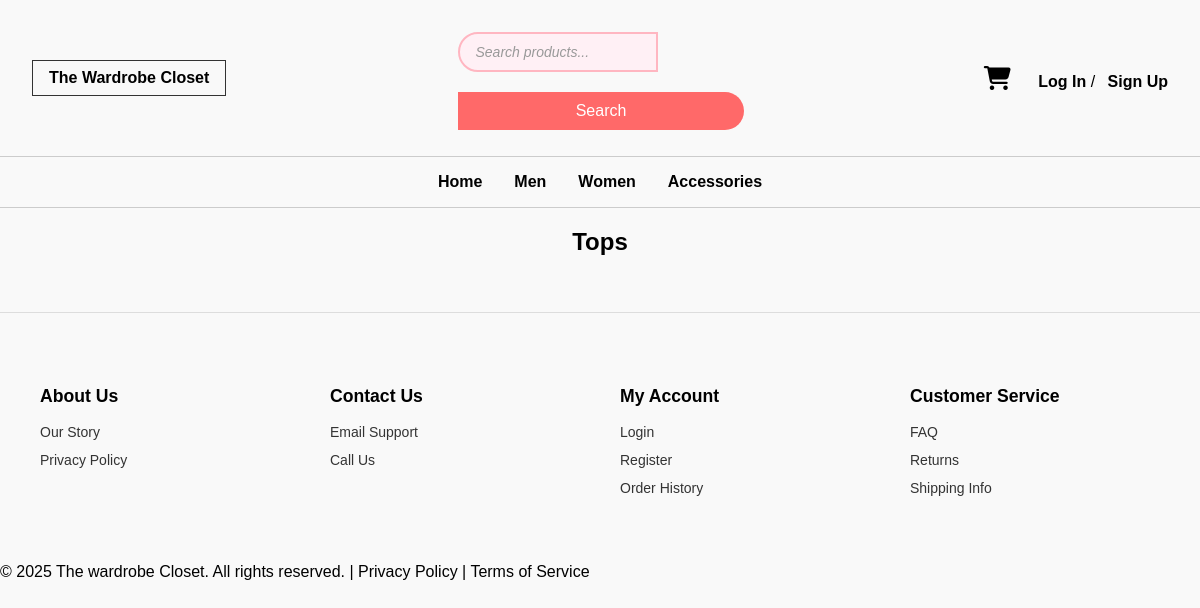
Page /women/tops on the earlier database version.
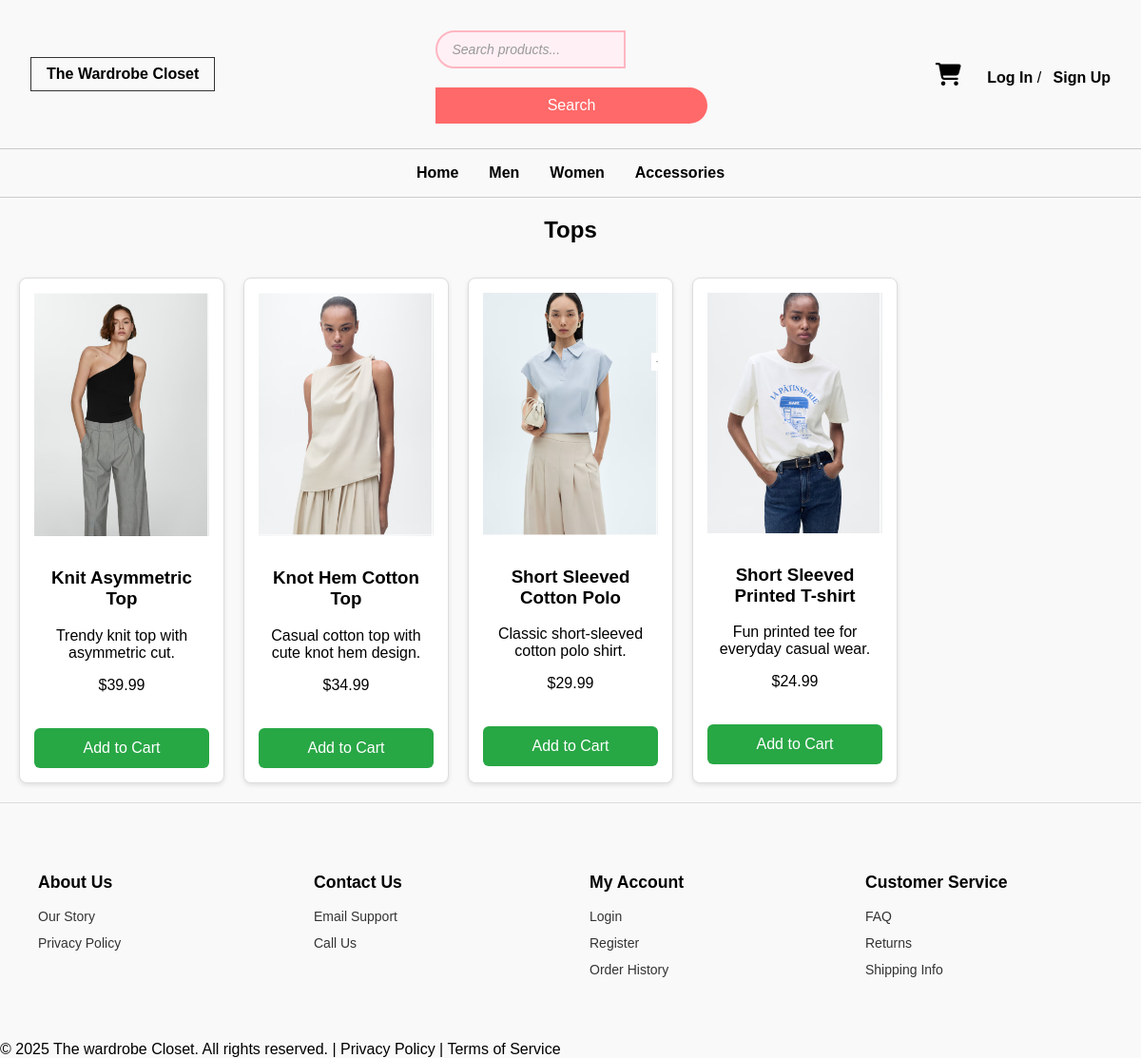
Same page on the later database version.
### app/models.py (models this page shows)
class Product(db.Model):
    id = db.Column(db.Integer, primary_key=True)
    name = db.Column(db.String(120), nullable=False)
    description = db.Column(db.Text)
    price = db.Column(db.Float, nullable=False)
    stock = db.Column(db.Integer, default=0)
    image_url = db.Column(db.String(255))
    size = db.Column(db.String(20))
    color = db.Column(db.String(30))
    category_id = db.Column(db.Integer, db.ForeignKey('category.id'))
    category = db.relationship('Category', backref='products')
    subcategory = db.Column(db.String(100))

### app/routes.py (the view)
@bp.route('/women/tops')
def women_tops():
    women_category = Category.query.filter_by(name='Women').first()
    products = Product.query.filter_by(category_id=women_category.id, subcategory='tops').all()
    return render_template('women/tops.html', products=products)

### app/__init__.py (called while the page is built)
def create_app():
    app = Flask(__name__)
    app.config.from_object('config.Config')
    app.config['SECRET_KEY'] = 'your-secret-key'
    db.init_app(app)
    login_manager.init_app(app)
    migrate.init_app(app, db)
    from .models import User
    @login_manager.user_loader
    def load_user(user_id):
        return User.query.get(int(user_id))
    from . import routes
    app.register_blueprint(routes.bp)
    @app.context_processor
    def inject_cart_count():
        from flask_login import current_user
        if current_user.is_authenticated:
            count = CartItem.query.filter_by(user_id=current_user.id).count()
        else:
            count = 0
        return dict(cart_count=count)
    return app

### app/templates/women/tops.html (shortened to what this page needs)
{% extends "base.html" %}
{% block content %}
<h2 class="section-title">Tops</h2>
<div class="product-grid">
  {% for product in products %}
  <div class="product-card">
    <img src="{{ url_for('static', filename=product.image_url) }}" alt="{{ product.name }}">
    <h3>{{ product.name }}</h3>
    <p>{{ product.description }}</p>
    <p class="price">${{ "%.2f"|format(product.price) }}</p>
    <form action="{{ url_for('main.add_to_cart', product_id=product.id) }}" method="POST">
      <button type="submit">Add to Cart</button>
    </form>
  </div>
  {% endfor %}
</div>
{% endblock %}

Differences in the rows shown:
added Product: image_url (picture), name "Knit Asymmetric Top", description "Trendy knit top with asymmetric cut.", price "39.99"
added Product: image_url (picture), name "Knot Hem Cotton Top", description "Casual cotton top with cute knot hem design.", price "34.99"
added Product: image_url (picture), name "Short Sleeved Cotton Polo", description "Classic short-sleeved cotton polo shirt.", price "29.99"
added Product: image_url (picture), name "Short Sleeved Printed T-shirt", description "Fun printed tee for everyday casual wear.", price "24.99"
